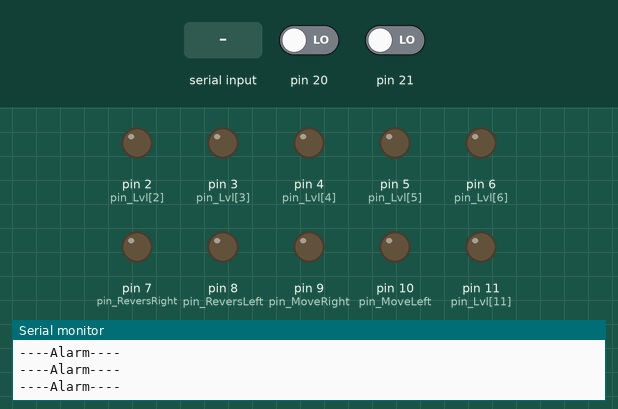
The sketch below on a simulated Arduino Mega 2560, built with avr-gcc and run on an emulated ATmega2560. Shown: output pins drawn as LEDs (lit = HIGH), the last lines printed to the serial monitor. The inputs (shaded band) are chosen by the test bench; at power-on: pin 20 LOW, pin 21 LOW. Pins used as bus, display or sensor lines are not drawn.

Above: at 1.3 s.
1.4 s: "s\n" received over Serial
At 2.6 s:
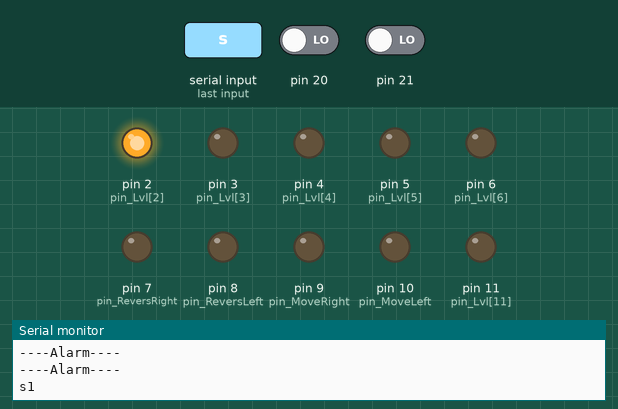
2.9 s: byte 15 (START_BYTE) received over Serial
4.4 s: "c\n" received over Serial
Timing chart, 0 to 7.4 s (numbered marks = the images above; inputs shaded):
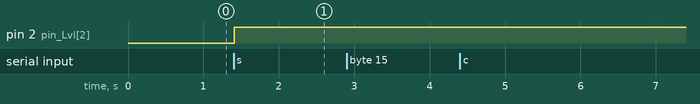

The sketch:

bug-free-potato.ino
```cpp
#include <Arduino.h>
#include "namespace.h"
#include "move.h"

int getChannels(int number, int ch_low, int ch_high, int8_t need_low = -100, int8_t need_high = 100) {
  if (number < 0 || 16 < number) {
    return 0;
  }
  return map(constrain((int)channels[number], ch_low, ch_high), ch_low, ch_high, need_low, need_high);
}

void setup() {
#ifdef __MEGA__
  Serial.begin(115200);
  Serial1.begin(115200);
  Serial2.begin(100000);
  while (!Serial1) {
    Serial.println("rx no good");
  }
#else
  Serial.begin(100000);
  while (!Serial) {
    digitalWrite(13, HIGH);
  }
#endif


#ifdef CAN_ENTER
  if (CAN0.begin(MCP_STDEXT, CAN_500KBPS, MCP_16MHZ) == CAN_OK)
    Serial.println("MCP2515 Initialized Successfully!");
  else
    Serial.println("Error Initializing MCP2515...");
#endif
#ifdef MASTER_ENTER
  // pin init
  initInterLvlAxis();
  initPinLvlAxis();

  pinMode(pin_MoveLeft, OUTPUT);
  pinMode(pin_MoveRight, OUTPUT);
  pinMode(pin_ReversLeft, OUTPUT);
  pinMode(pin_ReversRight, OUTPUT);
#endif
  lostFrame = 1;
  failSafe = 1;
  buffer[23] = MASK_LOSTFRAME;

  delay(100);
}

void loop() {
#ifdef __MEGA__
  while (Serial2.available()) {
    currentByte = Serial2.read();
#else
  while (Serial.available()) {
    currentByte = Serial.read();
#endif
    if (isPacket > 24) {
      isPacket = 0;
      break;
    }
    if (isPacket) {
      buffer[isPacket++] = currentByte;
    }
    if (currentByte == START_BYTE && lastByte == END_BYTE) {
      buffer[isPacket] = currentByte;
      isPacket = 1;
    }
    lastByte = currentByte;
  }

  if (lostFrame && (millis() >= lastTimeLost)) {
    // millis - lastTimeLost >= FS_TIME
    failSafe = 1;
  }

  if (buffer[23] & MASK_LOSTFRAME) {
    if (!lostFrame) {
      lostFrame = 1;
      lastTimeLost = millis() + FS_TIME;
    }
  } else {
    if (failSafe) {
      failSafe = 0;
    }
    lostFrame = 0;
    setChannelsFromBuffer();
  }

  if (failSafe) {
    MEGA_PRINT("\n----Alarm----\n");
    throttle = left = right = 0;
  } else {
    {
      throttle = constrain((int)channels[CH_TROTTLE], Smin, Smax);
      angle = constrain((int)channels[CH_ANGLE], Smin, Smax);
      // moveBack = throttle < Smid ? 1 : 0;
      throttle = map((throttle - Smid), 0, Smax - Smid, MIN_V, MAX_V);
      left = throttle - ((angle < (Smid - deadZone)) ? map(abs(angle - Smid), 0, Smax - Smid, 0, throttle * 2) : 0);
      right = throttle - ((angle > (Smid + deadZone)) ? map(abs(angle - Smid), 0, Smax - Smid, 0, throttle * 2) : 0);
      // throttle = map(abs((throttle - Smid)), 0, Smax - Smid, MIN_V, MAX_V);
      // left = throttle - ((angle < (Smid - deadZone)) ? map(abs(angle - Smid), 0, Smax - Smid, 0, throttle * 2) : 0);
      // right = throttle - ((angle > (Smid + deadZone)) ? map(abs(angle - Smid), 0, Smax - Smid, 0, throttle * 2) : 0);
      // Serial.print(throttle), Serial.print(' '), Serial.print(left, HEX), Serial.print(' '), Serial.print(right, HEX), Serial.print(' '), Serial.print(abs(left), HEX), Serial.print(' '), Serial.println(abs(right), HEX);
      // Serial.print(angle), Serial.print(' '), Serial.print(moveBack), Serial.print(' '), Serial.print(throttle), Serial.print(' '), Serial.print(left), Serial.print(' '), Serial.println(right);
      // Serial.print(jumpL), Serial.print(' '), Serial.print(jumpR), Serial.println(' ');

      if (millis() >= lastTimeMove) {
        moveRollPitch(getChannels(3, Smin_6pos, Smax_6pos, -5, 5), getChannels(4, Smin_6pos, Smax_6pos, -5, 5), getChannels(6, Smin_6pos, Smax_6pos, 0, 1), getChannels(7, Smin_6pos, Smax_6pos, SIDE_LEFT, SIDE_RIGHT));
        lastTimeMove = millis() + MOVE_TIME;
      }
      // MEGA_PRINT('\n' + ' channel 3 ' + getChannels(3, Smin_6pos, Smax_6pos));
      // MEGA_PRINT(' channel 4 ' + getChannels(4, Smin_6pos, Smax_6pos));
      // MEGA_PRINT(' channel 6 ' + getChannels(6, Smin_6pos, Smax_6pos));
      // MEGA_PRINT(' channel 7 ' + getChannels(7, Smin_6pos, Smax_6pos) + '\n');
      getArrayMove(arrayMove, AXIS);
      // for (int i = 0; i < 6; i++) {
      //   Serial.print(arrayMove[i]);
      //   Serial.print(' ');
      // }
      // Serial.println();
    }
  }
  // write data
#ifdef USB_CONTROL
  int usb_i = 0;
  uint8_t currentUsbByte = 0;

  if (Serial.available() >= needRead) {
    usb_i = needRead != 1 ? 1 : 0;
    while (Serial.available()) {
      currentUsbByte = Serial.read();
      if (usb_i < 8 && currentUsbByte != '\n' && currentUsbByte != '\r') {
        usb_msg[usb_i] = currentUsbByte;
        usb_i++;
        if (usb_msg[0] == 'c' && usb_i == 1) {
          needRead = 6;
          if (Serial.available() < 6) {
            break;
          }
        } else {
          needRead = 1;
        }
      }
    }
    usb_msg[usb_i < 8 ? usb_i : 8] = 0x00;
    Serial.print(usb_msg);
    Serial.println(usb_i);
    Serial.flush();
  }
  if (usb_msg[0] == 'r') {
    // MEGA_PRINT("reciver mode \n");
    writeValue(arrayMove, left, right);
  } else if (usb_msg[0] == 's') {
    // MEGA_PRINT("stop mode \n");
    lostFrame = 0;
    failSafe = 0;
    writeValue(arrayMove, 0, 0);
  } else if (usb_msg[0] == 'q') {
    // MEGA_PRINT("quet mode \n");
    lostFrame = 0;
    failSafe = 0;
  } else if (usb_msg[0] == 'c' && usb_i <= 7) {
    // MEGA_PRINT("handle mode \n");
    lostFrame = 0;
    failSafe = 0;
    data[0] = constrain((hexFromAscii(usb_msg[1]) << 4) | hexFromAscii(usb_msg[2]), 0, 0x00FE);
    data[1] = constrain((hexFromAscii(usb_msg[3]) << 4) | hexFromAscii(usb_msg[4]), 0, 0x00FE);
    data[2] = constrain((hexFromAscii(usb_msg[5]) << 4) | hexFromAscii(usb_msg[6]), 0, 0x00FE);
    data[3] = 0xFF;
    Serial1.write(data, 4);
  } else {
    lostFrame = 0;
    failSafe = 0;
    int zeroArray[AXIS] = { 0 };
    writeValue(zeroArray, 0, 0);
  }
#else
  writeValue(arrayMove, left, right);
#endif
}

int setChannelsFromBuffer() {
  // channels[0] is not used to avoid dissonance
  channels[1] = (uint16_t)((buffer[1] | buffer[2] << 8) & MASK_11b);
  channels[2] = (uint16_t)((buffer[2] >> 3 | buffer[3] << 5) & MASK_11b);
  channels[3] = (uint16_t)((buffer[3] >> 6 | buffer[4] << 2 | buffer[5] << 10) & MASK_11b);
  channels[4] = (uint16_t)((buffer[5] >> 1 | buffer[6] << 7) & MASK_11b);
  channels[5] = (uint16_t)((buffer[6] >> 4 | buffer[7] << 4) & MASK_11b);
  channels[6] = (uint16_t)((buffer[7] >> 7 | buffer[8] << 1 | buffer[9] << 9) & MASK_11b);
  channels[7] = (uint16_t)((buffer[9] >> 2 | buffer[10] << 6) & MASK_11b);
  channels[8] = (uint16_t)((buffer[10] >> 5 | buffer[11] << 3) & MASK_11b);
  channels[9] = (uint16_t)((buffer[12] | buffer[13] << 8) & MASK_11b);
  channels[10] = (uint16_t)((buffer[13] >> 3 | buffer[14] << 5) & MASK_11b);
  channels[11] = (uint16_t)((buffer[14] >> 6 | buffer[15] << 2 | buffer[16] << 10) & MASK_11b);
  channels[12] = (uint16_t)((buffer[16] >> 1 | buffer[17] << 7) & MASK_11b);
}

int writeValue(const int* array, const int trottleLeft, const int trottleRight) {
#ifdef CAN_ENTER
  // Non work
  for (int i = 0; i < AXIS; i++) {
    data[0] = array[i] & 0x00FF;
    if (i < AXIS / 2) {
      data[1] = (abs(trottleLeft) & 0x007F) | ((trottleLeft < 0 ? 1 : 0) << 8);
    }
    if (i >= AXIS / 2) {
      data[1] = (abs(trottleRight) & 0x007F) | ((trottleRight < 0 ? 1 : 0) << 8);
    }
    byte sndStat = CAN0.sendMsgBuf(i, 0, 8, data);
    // if (sndStat == CAN_OK) {
    //   Serial.println("Message Sent Successfully!");
    // } else {
    //   Serial.println("Error Sending Message...");
    // }
  }
#endif
#ifdef __MEGA__
#ifdef RTS_ENTER
  for (int i = 0; i < AXIS; i++) {
    data[0] = i + 3;
    data[1] = array[i] & 0x00FF;
    if (i < AXIS / 2) {
      data[2] = (abs(trottleLeft) & 0x007F) | ((trottleLeft < 0 ? 1 : 0) << 7);
      // data[4] = (trottleLeft < 0 ? REVERS : !REVERS) & 0x00FF;
    }
    if (i >= AXIS / 2) {
      data[2] = (abs(trottleRight) & 0x007F) | ((trottleRight < 0 ? 1 : 0) << 7);
      // data[4] = (trottleRight < 0 ? REVERS : !REVERS) & 0x00FF;
    }
    data[3] = 0xFF;
    byte sndStat = Serial1.write(data, 4);
    // if (sndStat == CAN_OK) {
    //   Serial.println("Message Sent Successfully!");
    // } else {
    //   Serial.println("Error Sending Message...");
    // }
  }
#endif
#endif
#ifdef MASTER_ENTER
  checkLvlAxis(6, arrayMove);
  // pin update
  //  analogWrite(pin_MoveLeft, abs(trottleLeft));
  //  digitalWrite(pin_ReversLeft, trottleLeft < 0 ? REVERS : !REVERS);
  //  analogWrite(pin_MoveRight, abs(trottleRight));
  //  digitalWrite(pin_ReversRight, trottleRight < 0 ? REVERS : !REVERS);
#endif
}

void initPinLvlAxis() {
  for (uint8_t i = 0; i < 12; i++) {
    pinMode(pin_Lvl[i], OUTPUT);
  }
}
void inter0() {
  curLVL[0][0] = constrain(curLVL[0][0] + curLVL[0][1], 0, maxLVL);
}
void inter1() {
  curLVL[1][0] = constrain(curLVL[1][0] + curLVL[1][1], 0, maxLVL);
}
void inter2() {
  curLVL[2][0] = constrain(curLVL[2][0] + curLVL[2][1], 0, maxLVL);
}
void inter3() {
  curLVL[3][0] = constrain(curLVL[3][0] + curLVL[3][1], 0, maxLVL);
}
void inter4() {
  curLVL[4][0] = constrain(curLVL[4][0] + curLVL[4][1], 0, maxLVL);
}
void inter5() {
  curLVL[5][0] = constrain(curLVL[5][0] + curLVL[5][1], 0, maxLVL);
}

void initInterLvlAxis() {
  attachInterrupt(21, inter0, CHANGE);
  attachInterrupt(20, inter1, CHANGE);
  attachInterrupt(19, inter2, CHANGE);
  attachInterrupt(18, inter3, CHANGE);
  attachInterrupt(3, inter4, CHANGE);
  attachInterrupt(2, inter5, CHANGE);
}

void checkLvlAxis(const int n, int* needLVL) {
  // !!! STUPID FUNCTION, NO INPUT VALIDATION !!!
  // size curLVL always more size needLVL
  for (uint8_t i = 0; i < n; i++) {
    if (needLVL[i] - deadLvlZone <= curLVL[i][0] && curLVL[i][0] <= needLVL[i] + deadLvlZone) {
      digitalWrite(pin_Lvl[i * 2], LOW);
      digitalWrite(pin_Lvl[i * 2 + 1], LOW);
    } else {
      if (curLVL[i][0] < needLVL) {
        digitalWrite(pin_Lvl[i * 2], HIGH);
        digitalWrite(pin_Lvl[i * 2 + 1], LOW);
        curLVL[i][1] = 1;
      } else {
        digitalWrite(pin_Lvl[i * 2], LOW);
        digitalWrite(pin_Lvl[i * 2 + 1], HIGH);
        curLVL[i][1] = -1;
      }
    }
  }
}


u8 hexFromAscii(byte s) {
  u8 tmp = 0;
  if (s < 0x30) {
    return 0x00;
  }
  // 0-9
  if (0x30 <= s && s < 0x3A) {
    return s - 0x30;
  }
  if (0x3A <= s && s < 0x41) {
    return 0x00;
  }
  // A-F
  if (0x41 <= s && s < 0x47) {
    return s - 0x37;
  }
  if (0x47 <= s && s < 0x61) {
    return 0x00;
  }
  // a-f
  if (0x61 <= s && s < 0x67) {
    return s - 0x57;
  }
  if (0x67 <= s) {
    return 0x00;
  }
}
```

move.cpp
```cpp
#include <Arduino.h>
#include "move.h"

// #define max(a,b) ((a) < (b) ? (b) : (a))
// #define min(a,b) ((a) > (b) ? (b) : (a))
// #define constrain(amt,low,high) ((amt)<(low)?(low):((amt)>(high)?(high):(amt)))

// map axiss LT, LM, LB, RB, RM, RT
// map axiss  0,  1,  2,  3,  4,  5
int axiss[countAxis] = { 0 };

// Принимаю значение стороны (side) которую нужно выровнять \
   По умолчанию выравниваются обе стороны индивидуально
// Беру максимум и минимум на стороне, и промежуточным осям \
   присваиваю значение с рассчитаным шагом
// Что возвращать не придумал
void alignMiddle(const int side = 0) {
  if (side == 0 || side == SIDE_RIGHT) {
    //Align middle axiss right side
    int stepVal = (max(AV_RT, AV_RB) - min(AV_RT, AV_RB)) / (countAxis / 2 - 2 + 1);
    for (int i = AN_RB + 1; i < AN_RT; i++) {
      axiss[i] = min(AV_RT, AV_RB) + stepVal * (i - AN_RB);
    }
  }
  if (side == 0 || side == SIDE_LEFT) {
    //Align middle axiss left side
    int stepVal = (max(AV_LT, AV_LB) - min(AV_LT, AV_LB)) / (countAxis / 2 - 2 + 1);
    for (int i = AN_LT + 1; i < AN_LB; i++) {
      axiss[i] = min(AV_LT, AV_LB) + stepVal * i;
    }
  }
  return;
}

// Принимаю значение (move) и сторону (side) которой нужно изменить расположение по питчу
// Сначало меняется значения передней оси
// Когда она упрется в свой максимум начнет изменяться задняя ось
// Что возвращать не придумал
void movePitch(const int move = 0, const int side = 0) {
  if (side == 0 || side == SIDE_RIGHT) {
    // if (AV_RT == 0 || AV_LT == MAX_VALUE_ENABLE) {
    AV_RB = constrain(AV_RB + move, 0, MAX_VALUE_ENABLE);
    // } else {
    AV_RT = constrain(AV_RT + (-move), 0, MAX_VALUE_ENABLE);
    // }
    alignMiddle(SIDE_RIGHT);
  }
  if (side == 0 || side == SIDE_LEFT) {
    // if (AV_LT == 0 || AV_LT == MAX_VALUE_ENABLE) {
    AV_LB = constrain(AV_LB + move, 0, MAX_VALUE_ENABLE);
    // } else {
    AV_LT = constrain(AV_LT + (-move), 0, MAX_VALUE_ENABLE);
    // }
    alignMiddle(SIDE_LEFT);
  }
  return;
}

// Принимаю значение (move) и сторону (side) которой нужно изменить расположение по питчу
// Для всех осей на стороне происходят изменения на полученную дельту (move)
// Что возвращать не придумал
void moveSide(const int move = 0, const int side = 0) {
  if (side == 0 || side == SIDE_RIGHT) {
    for (int i = AN_RB; i <= AN_RT; i++) {
      axiss[i] = constrain(axiss[i] + move, 0, MAX_VALUE_ENABLE);
    }
  }
  if (side == 0 || side == SIDE_LEFT) {
    for (int i = AN_LT; i <= AN_LB; i++) {
      axiss[i] = constrain(axiss[i] + move, 0, MAX_VALUE_ENABLE);
    }
  }
  return;
}

// Принимает значения по ролу (roll) и питчу (pitch) и выполняет соответствующие функции \
   при установке флага isRoll корректируются обе стороны по роллу \
   при задании PitchSide [SIDE_RIGHT/SIDE_LEFT] корректируются выбранная сторона по питчу
// Что возвращать не придумал
void moveRollPitch(const int roll, const int pitch, const int isRoll = 0, const int PitchSide = 0) {
  if (isRoll) {
    moveSide(-roll, SIDE_RIGHT);
    moveSide(roll, SIDE_LEFT);
    if (roll != 0)
      movePitch(pitch, constrain(roll, -1, 1));
  } else {
    moveSide(roll);
  }
  if (PitchSide != 0) {
    movePitch(pitch, PitchSide);
  } else {
    movePitch(pitch, constrain(roll, -1, 1));
  }
  return;
}

// Принимаю указатель на массив (array) в который нужно поместить значения и его длинну (n)
// Возвращает количество перезаписаных элементов
int getArrayMove(int *array, const int n) {
  //returning the number of records
  if (array == 0 || n < countAxis) {
    return 0;
  }
  for (int i = 0; i < countAxis; i++) {
    array[i] = axiss[i];
  }
  return countAxis;
}
```

move.h
```cpp
#ifndef MOVE_H
#define MOVE_H
// 0 - 2^16
#define SIDE_RIGHT 1
#define SIDE_LEFT -1
#define IS_ROLL 1
#define countAxis 6
// map axiss LT, LM, LB, RB, RM, RT
// map axiss  0,  1,  2,  3,  4,  5

#define AN_LT 0
#define AN_LB (countAxis / 2 - 1)
#define AN_RB (countAxis / 2)
#define AN_RT (countAxis - 1)

#define AV_LT (axiss[AN_LT])
#define AV_LB (axiss[AN_LB])
#define AV_RB (axiss[AN_RB])
#define AV_RT (axiss[AN_RT])

#define MAX_VALUE_ENABLE 0x00FE

void alignMiddle(const int side);
void movePitch(const int move, const int side);
void moveSide(const int move, const int side);
void moveRollPitch(const int roll, const int pitch, const int isRoll, const int PitchSide);
int getArrayMove(int *array, const int n);


#endif
```

namespace.h
```cpp
#ifndef MAIN_H
#define MAIN_H
#include "move.h"

#define __MEGA__
#ifdef __MEGA__
#define MEGA_PRINT(x) Serial.print(x)
#else
#define MEGA_PRINT(x)
#endif

#define USB_CONTROL
#define CAN_ENTER
// #define RTS_ENTER
#define MASTER_ENTER

#ifdef CAN_ENTER
#include <mcp_can.h>
#include <SPI.h>
// CAN RX Variables
unsigned long rxId;
byte dlc;
byte rxBuf[8];
// CAN Interrupt and Chip Select
#define CAN0_INT 2                              // Set CAN0 INT to pin 2
MCP_CAN CAN0(10);
#endif

#ifdef USB_CONTROL
char usb_msg[9] = { 'r' };
int needRead = 1;
#endif

#define CH_TROTTLE 1
#define CH_ANGLE 2
#define CH_JUMP_R 6
#define CH_JUMP_L 7

//pwm uno 3,5,6,9,10,11
//pwm mega 2,3,4,5,6,7,8,9,10,11,12,13,44,45,46
#define pin_MoveRight 9
#define pin_MoveLeft 10

// 2-pos
#define pin_ReversRight 7
#define pin_ReversLeft 8

// 21 20 19 18 3 2 pin busy interrupt
const uint8_t pin_Lvl[12] = { 0, 1, 2, 3, 4, 5, 6, 7, 8, 9, 10, 11 };

#define pin_UpRight 3
#define pin_DownRight 4
#define pin_UpLeft 5
#define pin_DownLeft 6

#define MIN_V 00
#define MAX_V 100

int left = 0;
int right = 0;
int16_t throttle = 0;
int16_t angle = 0;
uint8_t moveBack = 0;
int8_t deadZone = 0;

// Sbus decode
// Беззнаковые ломают абсолютное вычитание
// и получается какая то дичь
int16_t Smin = 174;
int16_t Smax = 1811;
int16_t Smid = Smin + ((Smax - Smin) / 2);

int16_t Smin_6pos = 191;
int16_t Smax_6pos = 1792;
int16_t Smid_6pos = Smin_6pos + ((Smax_6pos - Smin_6pos) / 2);

#define START_BYTE 0x0F
#define END_BYTE 0x00
#define MASK_11b 0x7FF
uint8_t currentByte = 0;
uint8_t lastByte = 0;
uint8_t isPacket = 0;

#define MASK_FAILSAFE 0x08
bool failSafe = 1;
unsigned long FS_TIME = 200;

#define MASK_LOSTFRAME 0x04
bool lostFrame = 1;
unsigned long lastTimeLost = 0;

unsigned long MOVE_TIME = 100;
unsigned long lastTimeMove = 0;

uint8_t buffer[30] = { 0 };
uint16_t channels[17] = { 0 };

byte data[8] = { 0x00, 0x01, 0x02, 0x03, 0xFF, 0xFF, 0xFF, 0xFF };

#define AXIS 6
#define REVERS 1
int arrayMove[AXIS] = { 0 };

#define maxLVL 0xFFFF

volatile int curLVL[countAxis][2] = { 0 };
const int deadLvlZone = 1;


// #include <stdint.h>
// const size_t SerialPrintf(const char *szFormat, ...) {
//   va_list argptr;
//   va_start(argptr, szFormat);
//   char *szBuffer = 0;
//   const size_t nBufferLength = vsnprintf(szBuffer, 0, szFormat, argptr) + 1;
//   if (nBufferLength == 1) return 0;
//   szBuffer = (char *)malloc(nBufferLength);
//   if (!szBuffer) return -nBufferLength;
//   vsnprintf(szBuffer, nBufferLength, szFormat, argptr);
//   Serial.print(szBuffer);
//   free(szBuffer);
//   return nBufferLength - 1;
// }


#endif
```

Measured:
- after the input at 1.4 s, pin 2 (pin_Lvl[2]): LOW → HIGH at once
